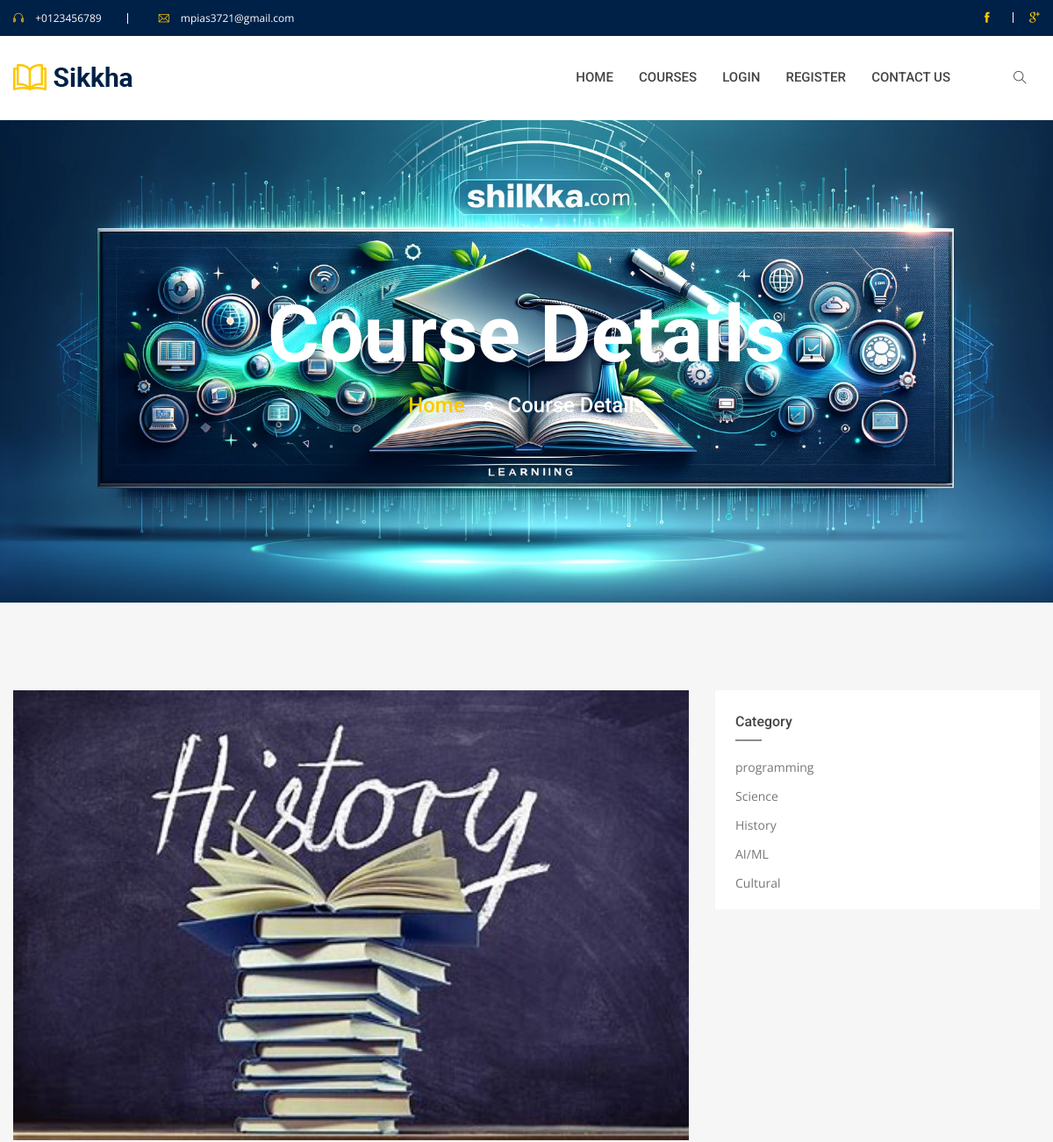
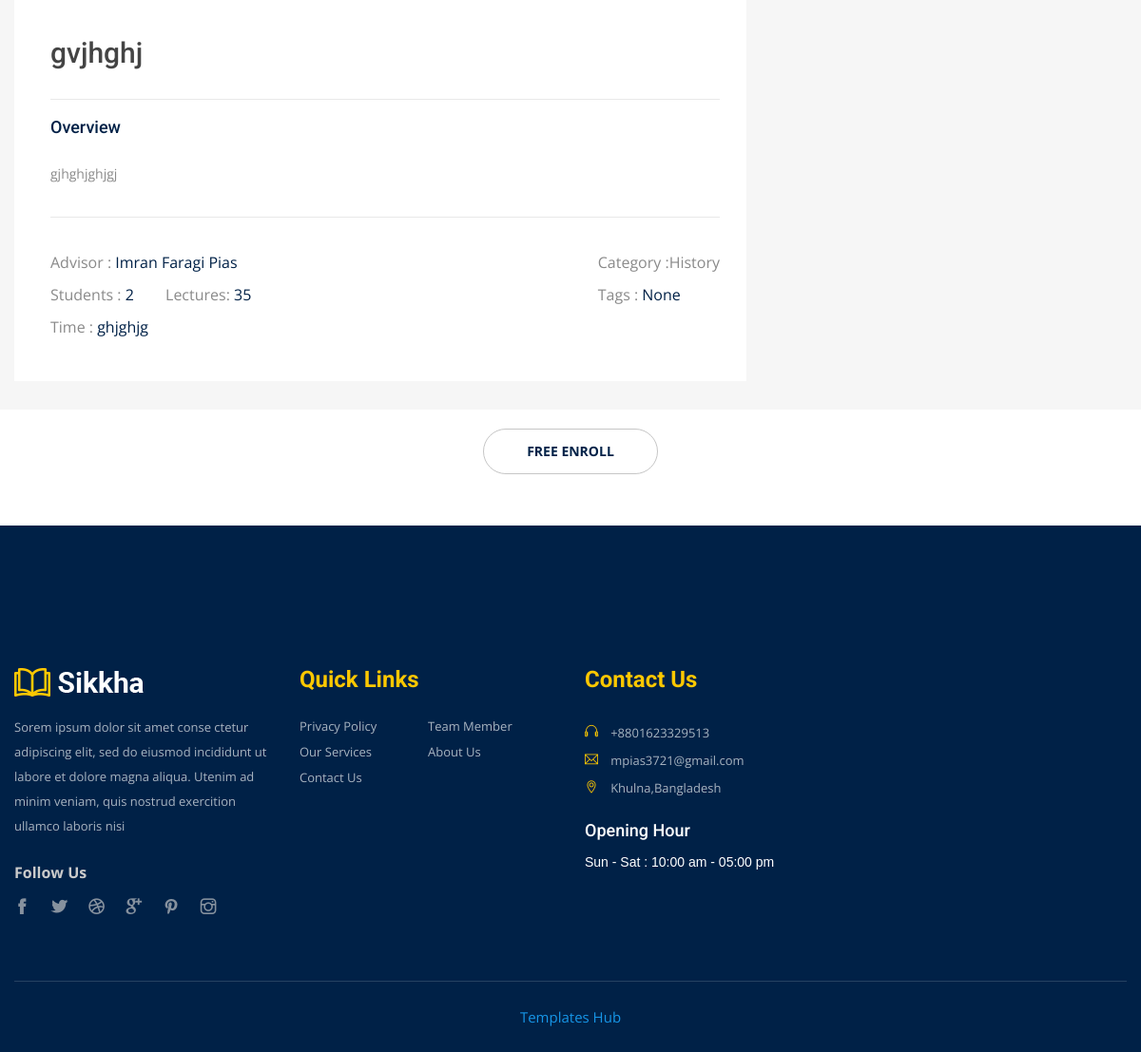
Screenshot of /course/16/ with the database file from the repository (2 pictures, top to bottom).
### core/models.py (models this page shows, shortened)
class Course(models.Model):
    title = models.CharField(max_length=200)
    description = models.TextField()
    price = models.DecimalField(max_digits=10, decimal_places=2, default=0.0)
    image = models.ImageField(upload_to='course_images/')
    category = models.ForeignKey(
        Category, on_delete=models.SET_NULL, null=True, related_name='courses'
    )
    teacher = models.ForeignKey(User, on_delete=models.CASCADE)
    duration = models.CharField(max_length=100, blank=True, null=True)
    prerequisites = models.TextField(blank=True, null=True)
    created_at = models.DateTimeField(auto_now_add=True)
    is_free = models.BooleanField(default=False)
    rating = models.CharField(default=4, max_length=1,blank=True, null=True)
    tags = models.CharField(max_length=25, default='',blank=True, null=True)
    url = models.URLField(max_length=200, null=True, blank=True, help_text='')

class Category(models.Model):
    name = models.CharField(max_length=100, unique=True)
    created_at = models.DateTimeField(auto_now_add=True)
    def __str__(self):
        return self.name

### core/views.py (the view)
# urls.py: path('course/<int:course_id>/', views.course_detail, name='course_detail'),
def course_detail(request, course_id):
    categories = Category.objects.values('name')
    course = get_object_or_404(Course, id=course_id)
    students = Enrollment.objects.filter(course=course).count()
    recent_courses = Course.objects.order_by('-id')[:5]
    is_enrolled = request.user.is_authenticated and Enrollment.objects.filter(student=request.user, course=course).exists()
    if request.method == "POST" and request.user.is_authenticated:
        comment_text = request.POST.get('text')
        if comment_text:
            Comment.objects.create(course=course, comment=comment_text, user=request.user)
    comments = Comment.objects.filter(course=course).order_by('-id')[:5]
    context = {
        'course': course,
        'recent_courses': recent_courses,
        'categories': categories,
        'is_enrolled': is_enrolled,
        'students': students,
        'comments': comments,
    }
    return render(request, 'base/course/course_details.html', context)

### core/context_processors.py (called while the page is built)
def cats(request):
    cats = Category.objects.all()
    return {'categorys': cats}

def notifications(request):
    notifications = 0
    if request.user.is_authenticated:
        notifications = Notification.objects.filter(user=request.user, is_read=False).count()
    is_teacher = request.user.groups.filter(name='Teacher').exists()
    return {'notifications': notifications, 'is_teacher': is_teacher}

### templates/base/course/course_details.html (shortened to what this page needs)
{% extends 'base/base.html' %}
{% block content %}
    <div class="slider-area">
        <div class="pages-title">
            <div class="single-slider slider-height slider-height-breadcrumb d-flex align-items-center" style="background-image: url(/static/assets/img/bg/others_bg.jpg);">
                <div class="container">
                    <div class="row">
                        <div class="col-xl-12">
                            <div class="slider-content slider-content-breadcrumb text-center">
                                <h1 class="white-color f-700">Course Details</h1>
                                <nav class="text-center" aria-label="breadcrumb">
                                    <ol class="breadcrumb justify-content-center">
                                        <li class="breadcrumb-item"><a href="#">Home</a></li>
                                        <li class="breadcrumb-item active" aria-current="page">Course Details</li>
                                    </ol>
                                </nav>
                            </div>
                        </div>
                    </div>
                </div>
            </div>
        </div>
    </div>
    <div class="course-details-area gray-bg pt-100">
        <div class="container">
            <div class="row">
                <div class="col-xl-8 col-lg-8">
                    <div class="single-course-details-area mb-30">
                        <div class="course-details-thumb">
                    <img src="{{course.image.url}}" alt="">
                        </div>
                        <div class="single-course-details white-bg">
                            <div class="course-details-title mb-20">
                                <h1>{{course.title}}</h1>
                            </div>
                            <div class="course-details-tabs">
                                <ul class="nav nav-pills" id="pills-tab" role="tablist">
                                    <li class="nav-item">
                                        <a class="nav-link active" id="pills-home-tab" data-toggle="pill" href="#pills-home" role="tab" aria-controls="pills-home" aria-selected="true">Overview</a>
                                    </li>
                                </ul>
                                <div class="tab-content" id="pills-tabContent">
                                    <div class="tab-pane fade show active" id="pills-home" role="tabpanel" aria-labelledby="pills-home-tab">
                                        <div class="course-details-overview-top">
                                        <p class="course-details-overview-para">{{course.description}}</p>
                                        </div>
                                        <div class="course-details-overview-bottom d-flex justify-content-between mt-25">
                                            <div class="course-overview-info-left">
                                                <div class="course-overview-info-advisor mt-10">
                                                    <span class="gray-color">Advisor : <span class="primary-color">Imran Faragi Pias</span></span>
                                                </div>
                                                <div class="course-overview-student-lecture mt-10">
                                                    <span class="gray-color">Students : <span class="primary-color">{{students}}</span></span>
                                                    <span class="student-lecture-number gray-color">Lectures: <span class="primary-color">35</span></span>
                                                </div>
                                                <div class="course-overview-time-delay mt-10">
                                            <span class="gray-color">Time : <span class="primary-color">{{course.duration}}</span></span>
                                                </div>
                                            </div>
                                            <div class="course-overview-info-right">
                                                <div class="course-overview-info-category mt-10">
                                                <span class="gray-color">Category :{{course.category}}</span>
                                                </div>
                                                <div class="course-overview-info-tag mt-10">
                                                    <span class="gray-color">Tags : <span class="primary-color"> {{course.tags | default:'None' }}
                                                </div>
                                            </div>
                                        </div>
                                    </div>
                                </div>
                            </div>
                        </div>
                    </div>
                </div>
                <div class="col-xl-4 col-lg-4">
                    <div class="courses-details-sidebar-area">
                        <div class="widget mb-40 widget-padding white-bg">
                            <h4 class="widget-title">Category</h4>
                            <div class="widget-link">
                                <ul class="sidebar-link">
                                    {% for i in categorys %}
                                    <li>
                                        <a href="{% url 'course_list' %}">{{i.name}}</a>
                                    </li>
                                    {% endfor %}
                                </ul>
                            </div>
                        </div>
                    </div>
                </div>
            </div>
        </div>
    </div>
    {% if request.user.is_authenticated and is_enrolled  %}
    <div class="courses-view-more-area mt-20 mb-30 text-center">
        <div class="row">
            <div class="col-xl-12">
                <div class="courses-view-more-btn">
                <a href="{% url 'metarial_list' course.id %}"> <button class="btn gray-border-btn"> See Videos</button></a>
                </div>
            </div>
        </div>
    </div>
    <div class="post-comments post-comments-padding white-bg mt-70 mb-30">
        {% if comments %}
        <div class="section-title mb-20">
            <h2>Comments ({{comments.count}})</h2>
        </div>
        {% for c in comments %}
        <div class="latest-comments">
            <ul>
                <li>
                    <div class="comments-box main-comments d-flex">
                        <div class="comments-avatar">
                            <img src="/static/assets/img/logo/lmslogo.jpg" alt="">
                        </div>
                        <div class="comments-text">
                            <div class="avatar-name">
                                <h5>{{c.user}}</h5>
                            </div>
                            <p style='font'>{{c.comment}}</p>
                        </div>
                    </div>
                </li>
            </ul>
            {% endfor %}
            {% else %}
            <div class="section-title mb-20">
                <h2>No Reviews</h2>
            </div>
        </div>
        {% endif %}
        <div class="post-comments-form">
            <div class="section-title mb-30">
                <h2>Leave a Review</h2>
            </div>
            <form action="#" method="POST">
                {% csrf_token %}
                <div class="row">
                    <div class="col-xl-12">
                        <textarea name="text" id="comments" cols="30" rows="10" placeholder="Your Comments"></textarea>
                        <button class="btn blue-bg" type="submit">Comment</button>
                    </div>
                </div>
            </form>
        </div>
    </div>
    {% else %}
    <div class="courses-view-more-area mt-20 mb-30 text-center">
        <div class="row">
            <div class="col-xl-12">
                {% if course.is_free %}
                <div class="courses-view-more-btn">
                <a href="{% url 'enroll_course' course.id %}"> <button class="btn gray-border-btn">Free Enroll</button></a>
                </div>
                {% else %}
                <div class="courses-view-more-btn">
                <a href="{% url 'enroll_course' course.id %}"> <button class="btn gray-border-btn"> Buy course</button></a>
                </div>
                {% endif %}
            </div>
        </div>
    </div>
    <br>
    {% endif %}
   {% endblock content %}

### static/assets/css/default.css (style rules this page uses)
.mt-10 { margin-top: 10px; }
.mt-20 { margin-top: 20px; }
.mt-25 { margin-top: 25px; }
.mb-20 { margin-bottom: 20px; }
.mb-30 { margin-bottom: 30px; }
.mb-40 { margin-bottom: 40px; }
.pt-100 { padding-top: 100px; }
.f-700 { font-weight: 700; }
.gray-bg { background: #f6f6f6; }
.white-bg { background: #fff; }
.gray-color { color: #8a8a8a; }
.white-color { color: #fff; }
.primary-color { color: #002147; }

### static/assets/css/style.css (style rules this page uses)
body { font-family: 'Open Sans', sans-serif; font-weight: normal; font-style: normal; }
a, button { transition: all 0.3s ease-out 0s; cursor: pointer; }
a, button { color: #1696e7; outline: medium none; }
h1, h2, h3, h4, h5, h6 { font-family: 'Roboto', sans-serif; font-weight: normal; color: #313131; margin-top: 0px; font-style: normal; font-weight: 400; }
h1 { font-size: 40px; font-weight: 500; }
h4 { font-size: 22px; }
ul { margin: 0px; padding: 0px; }
li { list-style: none }
p { font-size: 14px; font-weight: normal; line-height: 24px; color: #8a8a8a; margin-bottom: 15px; font-family: 'Open Sans', sans-serif; }
*::placeholder { color: #555555; font-size: 14px; opacity: 1; }
.btn { -moz-user-select: none; background: #fdc800; border: medium none; border-radius: 0; color: #002147; cursor: pointer; display: inline-block; font-size: 14px; font-weight: 700; line-height: 1; margin-bottom: 0; padding: 19px 29px; text-align: center; text-transform: uppercase; touch-action: manipulation; transition: all 0.3s ease 0s; vertical-align: middle; white-space: nowrap; }
.breadcrumb > .active { color: #888; }
.single-slider { background-size: cover; background-position: center center; }
.slider-height { min-height: 800px; }
.slider-content h1 { font-size: 60px; }
.btn.gray-border-btn { background: 0; border: 1px solid #c6c6c6; border-radius: 30px; padding: 16px 45px; }
.slider-height-breadcrumb { min-height: 600px; }
.slider-content nav ol { background: 0; padding: 0; }
.slider-content nav ol li { font-size: 24px; color: #fdc800; font-weight: 500; font-family: 'Roboto', sans-serif; }
.slider-content nav ol li.breadcrumb-item.active { color: #fff; }
.slider-content nav ol li.breadcrumb-item a { color: #fdc800; }
.slider-content nav ol .breadcrumb-item + .breadcrumb-item::before { display: inline-block; padding-right: 0; padding-left: 0; color: #6c757d; content: ""; height: 10px; width: 10px; border: 2px solid #fff; border-radius: 50%; vertical-align: middle; margin-left: 22px; margin-right: 17px; }
.slider-content-breadcrumb h1 { font-size: 90px; }
.course-details-title { padding-bottom: 28px; border-bottom: 1px solid #e9e9e9; }
.course-details-title h1 { font-size: 30px; line-height: 40px; color: #444444; margin: 0; }
.course-details-thumb img { width: 100%; }
.single-course-details { padding-top: 38px; padding-left: 38px; padding-right: 28px; padding-bottom: 45px; }
.course-details-tabs .nav-pills .nav-link.active, .nav-pills .show > .nav-link { color: #002147; background: 0; font-weight: 500; font-family: 'Roboto', sans-serif; }
.course-details-tabs ul li a { padding: 0; font-size: 18px; color: #444444; margin-right: 45px; line-height: 1; font-family: 'Roboto', sans-serif; font-weight: 500; }
.course-details-overview-top p { font-size: 14px; line-height: 28px; color: #8a8a8a; }
.course-details-tabs .nav.nav-pills { margin-bottom: 26px; }
.course-details-overview-top { padding-bottom: 15px; border-bottom: 1px solid #e9e9e9; }
.course-details-overview-para { margin-bottom: 16px; }
span.student-lecture-number { margin-left: 29px; }
.widget-padding { padding: 23px 15px 23px 23px; }
.widget-title { color: #444444; display: inline-block; font-size: 16px; font-weight: 500; height: auto; line-height: 1; margin-bottom: 23px; padding: 0px 0 14px; position: relative; font-family: 'Roboto', sans-serif; }
.widget-title::before { background: #8d8d8d none repeat scroll 0 0; bottom: 0; content: ""; height: 2px; position: absolute; width: 30px; }
.sidebar-link li { display: block; font-size: 14px; margin-bottom: 19px; line-height: 1; }
.sidebar-link li:last-child { margin: 0; }
.sidebar-link li a { color: #777777; font-family: 'Open Sans', sans-serif; transition: .3s; }

### static/assets/css/responsive.css (style rules this page uses)
@media (min-width: 1200px) and (max-width: 1500px) { .slider-height { min-height: 508px; } }
@media (min-width: 992px) and (max-width: 1200px) { .slider-height { min-height: 550px; } }

### rows the page displays
Course: image (picture), title "gvjhghj", description "gjhghjghjgj", duration "ghjghjg", category "History", tags "None"
Category: name "programming"
Category: name "Science"
Category: name "History"
Category: name "AI/ML"
Category: name "Cultural"

### other values shown
{{ students }} "2"
